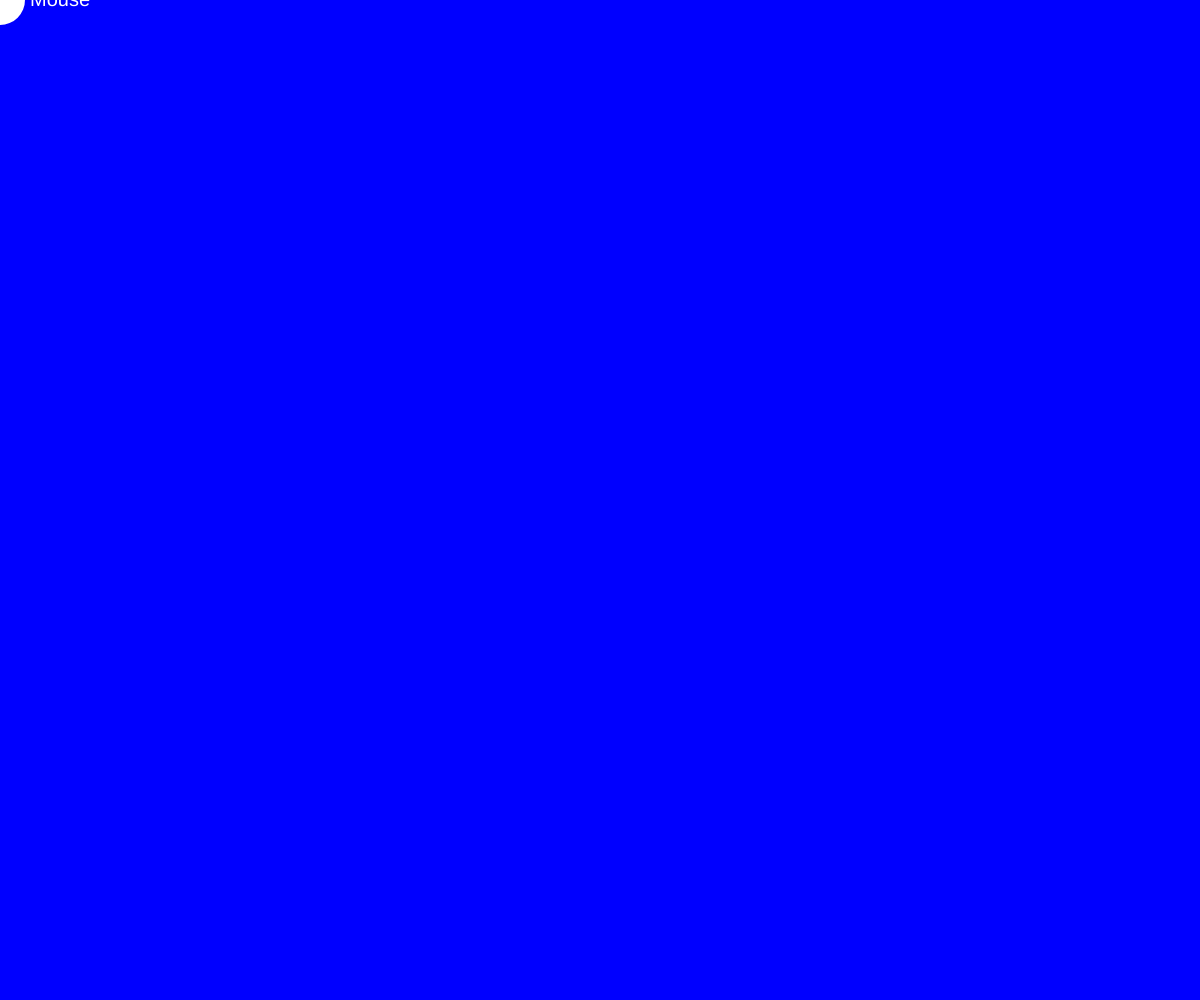
Frame 1 (no input)
Frame 60 (no input): identical to frame 1, image omitted
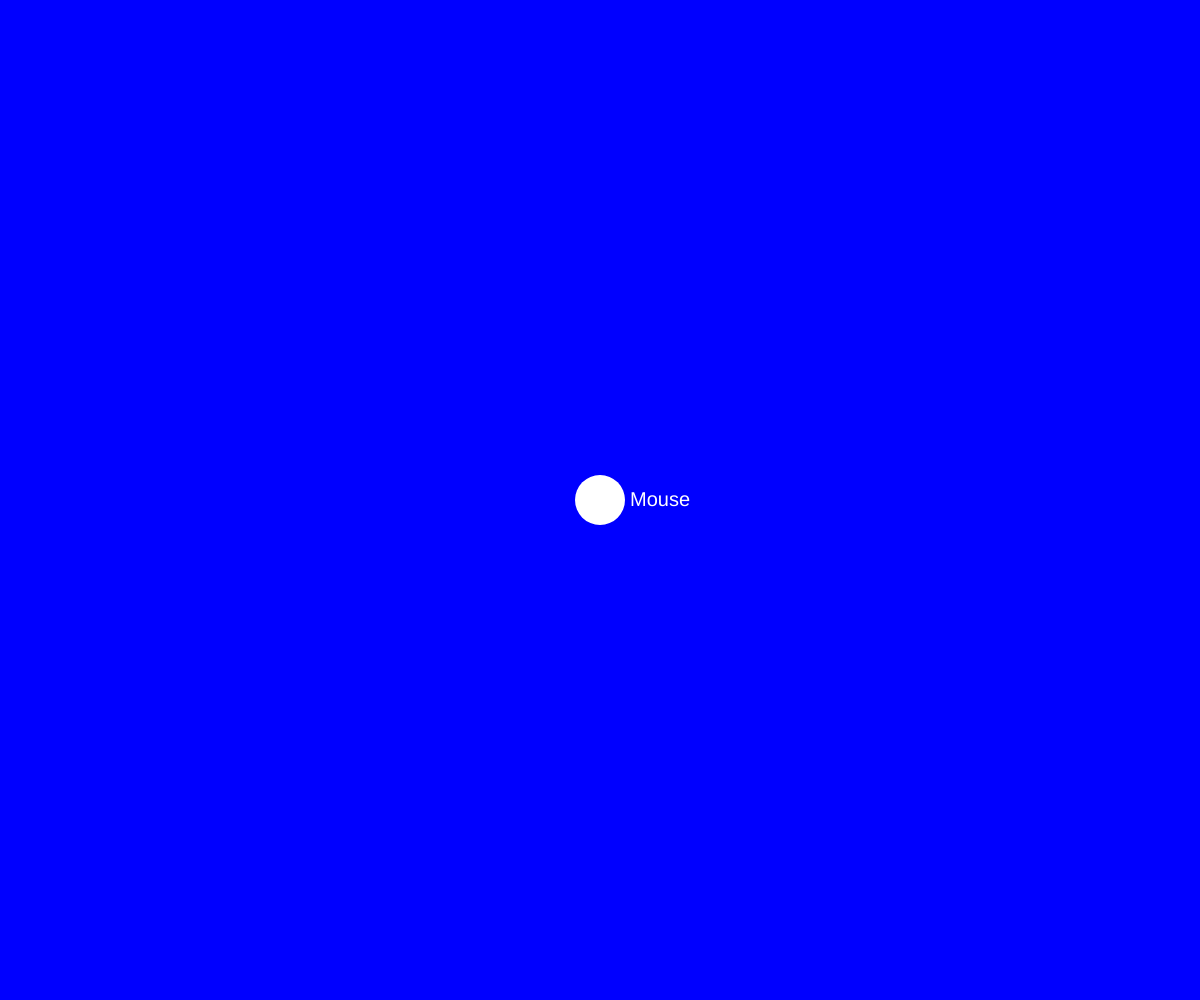
Frame 120 (the mouse pressed at the canvas centre since frame 60)

The p5.js sketch that drew these frames (run headless with seeded random() and noise() and a simulated clock; from frame 60 on, the mouse is pressed at the canvas centre):

// p5.js sketch
// ── sketch.js
/* - - Follow Mouse - - */

/* - - Setup - - */
function setup() {

  createCanvas(windowWidth, windowHeight);

  // styling
  noStroke();
  textAlign(LEFT, CENTER);
  textSize(20);
  fill('white');
  noCursor();

}


/* - - Draw - - */
function draw() {

  background('blue');

  ellipse(mouseX, mouseY, 50, 50);
  text("Mouse", mouseX + 30, mouseY);

}


// function: window resize
function windowResized() {
  resizeCanvas(windowWidth, windowHeight);
}
